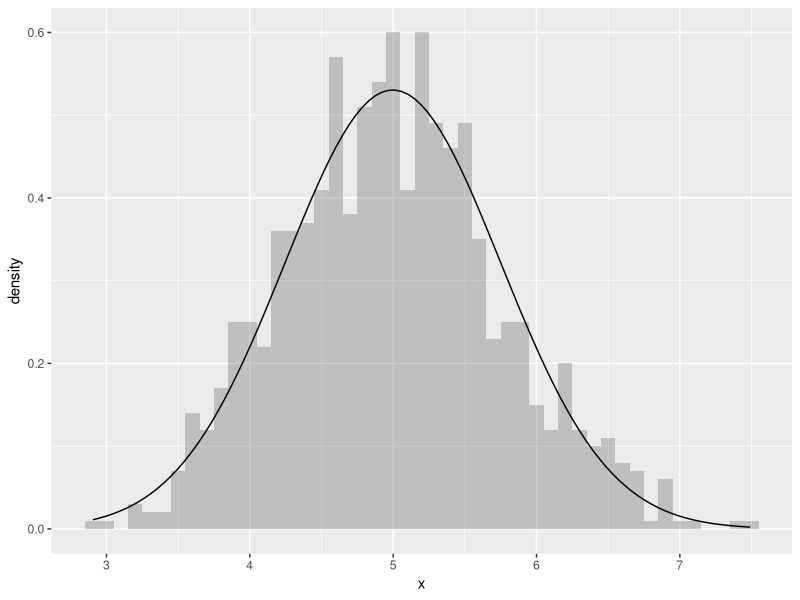

Recreate this plot in R.
## Generate samples 
nosim <- 1000 # number simulations
n <- 40
lambda <- 0.2 

m.dist <- 1/lambda
sd.dist <- 1/lambda

ALL <- rexp(nosim*n, lambda)
MEAN <- matrix(ALL, nosim)

means <- apply(MEAN, 1, mean)

m.all <- mean(ALL)
m.means <- mean(means)

sd.all <- sd(ALL)
sd.n <- sd.all/sqrt(n)
sd.means <- sd(means)

library(ggplot2)

M <- data.frame(x=means)

ggplot(M, aes(x=x)) + geom_histogram(alpha=0.3,binwidth=.1, aes(y= ..density..)) + stat_function(fun=dnorm, args=list(mean=m.means, sd=sd.means)) 
